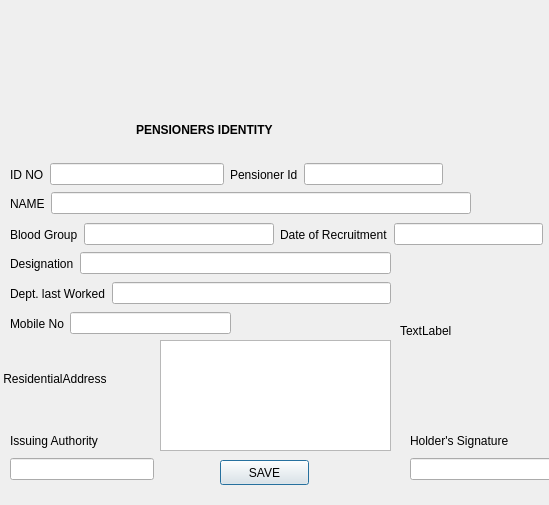
<?xml version="1.0" encoding="UTF-8"?>
<ui version="4.0">
 <class>Dialog</class>
 <widget class="QDialog" name="Dialog">
  <property name="geometry">
   <rect>
    <x>0</x>
    <y>0</y>
    <width>549</width>
    <height>505</height>
   </rect>
  </property>
  <property name="windowTitle">
   <string>Dialog</string>
  </property>
  <widget class="QLabel" name="label_pic">
   <property name="geometry">
    <rect>
     <x>0</x>
     <y>0</y>
     <width>551</width>
     <height>91</height>
    </rect>
   </property>
   <property name="text">
    <string/>
   </property>
  </widget>
  <widget class="QLabel" name="label_2">
   <property name="geometry">
    <rect>
     <x>136</x>
     <y>120</y>
     <width>191</width>
     <height>20</height>
    </rect>
   </property>
   <property name="text">
    <string>&lt;html&gt;&lt;head/&gt;&lt;body&gt;&lt;p&gt;&lt;span style=&quot; font-weight:600;&quot;&gt;PENSIONERS IDENTITY&lt;/span&gt;&lt;/p&gt;&lt;/body&gt;&lt;/html&gt;</string>
   </property>
  </widget>
  <widget class="QLabel" name="label_10">
   <property name="geometry">
    <rect>
     <x>0</x>
     <y>370</y>
     <width>141</width>
     <height>17</height>
    </rect>
   </property>
   <property name="text">
    <string> ResidentialAddress</string>
   </property>
  </widget>
  <widget class="QTextEdit" name="textEdit">
   <property name="geometry">
    <rect>
     <x>160</x>
     <y>340</y>
     <width>231</width>
     <height>111</height>
    </rect>
   </property>
  </widget>
  <widget class="QLabel" name="label_11">
   <property name="geometry">
    <rect>
     <x>400</x>
     <y>260</y>
     <width>131</width>
     <height>141</height>
    </rect>
   </property>
   <property name="text">
    <string>TextLabel</string>
   </property>
  </widget>
  <widget class="QPushButton" name="pushButton">
   <property name="geometry">
    <rect>
     <x>220</x>
     <y>460</y>
     <width>89</width>
     <height>25</height>
    </rect>
   </property>
   <property name="text">
    <string>SAVE</string>
   </property>
  </widget>
  <widget class="QWidget" name="layoutWidget">
   <property name="geometry">
    <rect>
     <x>10</x>
     <y>160</y>
     <width>433</width>
     <height>29</height>
    </rect>
   </property>
   <layout class="QHBoxLayout" name="horizontalLayout_3">
    <item>
     <layout class="QHBoxLayout" name="horizontalLayout">
      <item>
       <widget class="QLabel" name="label">
        <property name="text">
         <string>ID NO</string>
        </property>
       </widget>
      </item>
      <item>
       <widget class="QLineEdit" name="lineEdit"/>
      </item>
     </layout>
    </item>
    <item>
     <layout class="QHBoxLayout" name="horizontalLayout_2">
      <item>
       <widget class="QLabel" name="label_3">
        <property name="text">
         <string>Pensioner Id</string>
        </property>
       </widget>
      </item>
      <item>
       <widget class="QLineEdit" name="lineEdit_2"/>
      </item>
     </layout>
    </item>
   </layout>
  </widget>
  <widget class="QWidget" name="layoutWidget">
   <property name="geometry">
    <rect>
     <x>10</x>
     <y>190</y>
     <width>461</width>
     <height>27</height>
    </rect>
   </property>
   <layout class="QHBoxLayout" name="horizontalLayout_4">
    <item>
     <widget class="QLabel" name="label_4">
      <property name="text">
       <string>NAME</string>
      </property>
     </widget>
    </item>
    <item>
     <widget class="QLineEdit" name="lineEdit_3"/>
    </item>
   </layout>
  </widget>
  <widget class="QWidget" name="layoutWidget">
   <property name="geometry">
    <rect>
     <x>10</x>
     <y>220</y>
     <width>533</width>
     <height>29</height>
    </rect>
   </property>
   <layout class="QHBoxLayout" name="horizontalLayout_7">
    <item>
     <layout class="QHBoxLayout" name="horizontalLayout_5">
      <item>
       <widget class="QLabel" name="label_5">
        <property name="text">
         <string>Blood Group</string>
        </property>
       </widget>
      </item>
      <item>
       <widget class="QLineEdit" name="lineEdit_4"/>
      </item>
     </layout>
    </item>
    <item>
     <layout class="QHBoxLayout" name="horizontalLayout_6">
      <item>
       <widget class="QLabel" name="label_6">
        <property name="text">
         <string>Date of Recruitment</string>
        </property>
       </widget>
      </item>
      <item>
       <widget class="QLineEdit" name="lineEdit_5"/>
      </item>
     </layout>
    </item>
   </layout>
  </widget>
  <widget class="QWidget" name="layoutWidget">
   <property name="geometry">
    <rect>
     <x>10</x>
     <y>250</y>
     <width>381</width>
     <height>27</height>
    </rect>
   </property>
   <layout class="QHBoxLayout" name="horizontalLayout_8">
    <item>
     <widget class="QLabel" name="label_7">
      <property name="text">
       <string>Designation</string>
      </property>
     </widget>
    </item>
    <item>
     <widget class="QLineEdit" name="lineEdit_6"/>
    </item>
   </layout>
  </widget>
  <widget class="QWidget" name="layoutWidget">
   <property name="geometry">
    <rect>
     <x>10</x>
     <y>280</y>
     <width>381</width>
     <height>27</height>
    </rect>
   </property>
   <layout class="QHBoxLayout" name="horizontalLayout_9">
    <item>
     <widget class="QLabel" name="label_8">
      <property name="text">
       <string>Dept. last Worked</string>
      </property>
     </widget>
    </item>
    <item>
     <widget class="QLineEdit" name="lineEdit_7"/>
    </item>
   </layout>
  </widget>
  <widget class="QWidget" name="layoutWidget">
   <property name="geometry">
    <rect>
     <x>10</x>
     <y>310</y>
     <width>221</width>
     <height>27</height>
    </rect>
   </property>
   <layout class="QHBoxLayout" name="horizontalLayout_10">
    <item>
     <widget class="QLabel" name="label_9">
      <property name="text">
       <string>Mobile No</string>
      </property>
     </widget>
    </item>
    <item>
     <widget class="QLineEdit" name="lineEdit_8"/>
    </item>
   </layout>
  </widget>
  <widget class="QWidget" name="layoutWidget">
   <property name="geometry">
    <rect>
     <x>10</x>
     <y>430</y>
     <width>144</width>
     <height>50</height>
    </rect>
   </property>
   <layout class="QVBoxLayout" name="verticalLayout">
    <item>
     <widget class="QLabel" name="label_12">
      <property name="text">
       <string>Issuing Authority</string>
      </property>
     </widget>
    </item>
    <item>
     <widget class="QLineEdit" name="lineEdit_9"/>
    </item>
   </layout>
  </widget>
  <widget class="QWidget" name="layoutWidget">
   <property name="geometry">
    <rect>
     <x>410</x>
     <y>430</y>
     <width>144</width>
     <height>50</height>
    </rect>
   </property>
   <layout class="QVBoxLayout" name="verticalLayout_2">
    <item>
     <widget class="QLabel" name="label_13">
      <property name="text">
       <string>Holder's Signature</string>
      </property>
     </widget>
    </item>
    <item>
     <widget class="QLineEdit" name="lineEdit_10"/>
    </item>
   </layout>
  </widget>
 </widget>
 <resources/>
 <connections/>
</ui>
